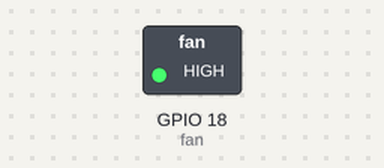
Simulated run of this sketch. Board: ESP32. Parts: switched loads named in the sketch (green lamp = pin HIGH).

Above: at 0.1 s.
At 90.1 s:
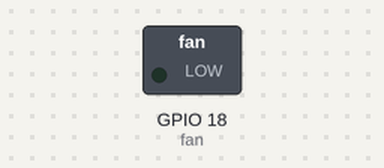
Timing chart, 0 to 94.5 s (numbered marks = the images above):
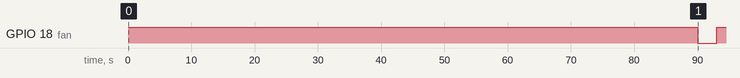

The sketch:

fan.ino
```cpp
#include <ESP32_Servo.h>

int fan = 18;
void setup() {
pinMode(fan, OUTPUT);
}
void loop() {
digitalWrite(fan, HIGH);
delay(90000);
digitalWrite(fan,LOW);
delay(3000);
}
```

Measured:
- by itself, GPIO 18 (fan): LOW → HIGH at 0.00 s, → LOW 90.0 s later, → HIGH 3.0 s later
